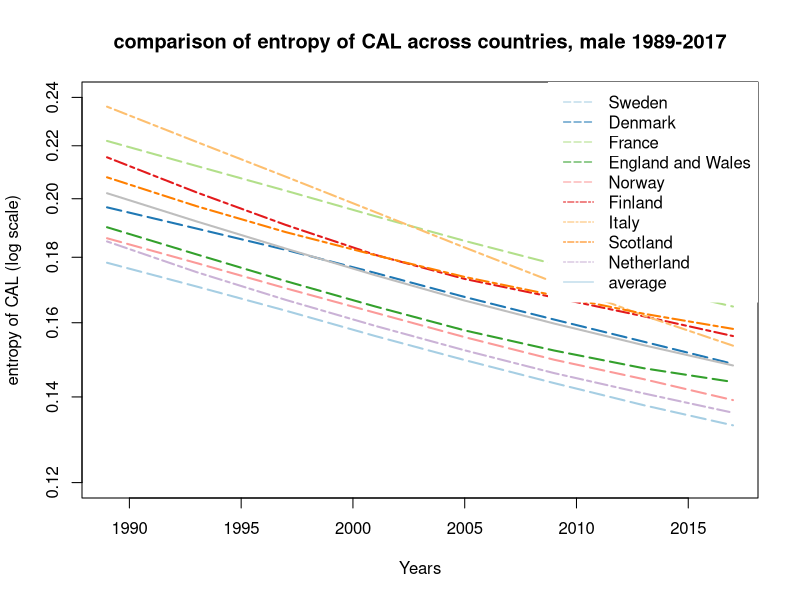
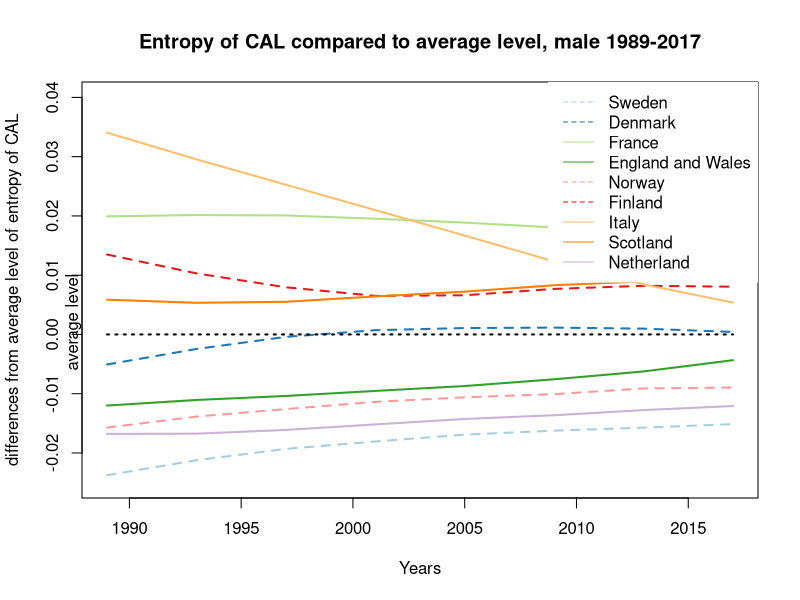

These charts were generated, in order, by the following R code:
#### Figure - entropy across time ####

#### beautiful figues1 ####

library(RColorBrewer)
# display.brewer.all()
cols<-brewer.pal(n=10,name = "Paired")

### CAL function ####

CALfunc <-function(Mx1,Y){
  CALlx1<-c()
  YM<-Y-Y1
  for (x in 1:111){
    if (x <(YM+1)){
      px1<-c()
      for (z in 1:x){
        px1<-c(px1,Mx1[z,YM-x+z])
      }
      lx1<-prod(px1)
    }
    CALlx1<-c(CALlx1,lx1)
  }
  CAL<-sum(c(1,CALlx1))+.5
  return(CAL)
}


### CAL dagger function ####

CALdagfunc <-function(Mx1,Y){
  CALdaglx1<-c()
  YM<-Y-Y1
  for (x in 1:111){
    if (x <(YM+1)){
      px1<-c()
      for (z in 1:x){
        px1<-c(px1,Mx1[z,YM-x+z])
      }
      lx1<-prod(px1)
      lx<-lx1*log(lx1)
    }
    CALdaglx1<-c(CALdaglx1,lx)
  }
  CALdagger<-sum(CALdaglx1)
  return(CALdagger)
}


### Data fitting ####

A1 <- read.table("Data/SWE.mltper_1x1.txt",header=TRUE,fill=TRUE,skip=1)
A2 <- read.table("Data/DNK.mltper_1x1.txt",header=TRUE,fill=TRUE,skip=1)
A3 <- read.table("Data/FRATNP.mltper_1x1.txt",header=TRUE,fill=TRUE,skip=1)
A4 <- read.table("Data/GBRTENW.mltper_1x1.txt",header=TRUE,fill=TRUE,skip=1)
A5 <- read.table("Data/NOR.mltper_1x1.txt",header=TRUE,fill=TRUE,skip=1)
A6 <- read.table("Data/FIN.mltper_1x1.txt",header=TRUE,fill=TRUE,skip=1)
A7 <- read.table("Data/ITA.mltper_1x1.txt",header=TRUE,fill=TRUE,skip=1)
A8 <- read.table("Data/GBRSCO.mltper_1x1.txt",header=TRUE,fill=TRUE,skip=1)
A9 <- read.table("Data/NLD.mltper_1x1.txt",header=TRUE,fill=TRUE,skip=1)

Y1 <- 1877
Y2 <- 2017

A1<-A1[(A1$Year>Y1)&(A1$Year<(Y2+1)),]
A2<-A2[(A2$Year>Y1)&(A2$Year<(Y2+1)),]
A3<-A3[(A3$Year>Y1)&(A3$Year<(Y2+1)),]
A4<-A4[(A4$Year>Y1)&(A4$Year<(Y2+1)),]
A5<-A5[(A5$Year>Y1)&(A5$Year<(Y2+1)),]
A6<-A6[(A6$Year>Y1)&(A6$Year<(Y2+1)),]
A7<-A7[(A7$Year>Y1)&(A7$Year<(Y2+1)),]
A8<-A8[(A8$Year>Y1)&(A8$Year<(Y2+1)),]
A9<-A9[(A9$Year>Y1)&(A9$Year<(Y2+1)),]

qx1<-matrix(1-A1$qx,111)
qx2<-matrix(1-A2$qx,111)
qx3<-matrix(1-A3$qx,111)
qx4<-matrix(1-A4$qx,111)
qx5<-matrix(1-A5$qx,111)
qx6<-matrix(1-A6$qx,111)
qx7<-matrix(1-A7$qx,111)
qx8<-matrix(1-A8$qx,111)
qx9<-matrix(1-A9$qx,111)

## CAL ####

CAL1 <- c()
for (i in seq(1989,2017,4)){
  CAL1 <- c(CAL1, CALfunc(qx1,i))
}

CAL2 <- c()
for (i in seq(1989,2017,4)){
  CAL2 <- c(CAL2, CALfunc(qx2,i))
}

CAL3 <- c()
for (i in seq(1989,2017,4)){
  CAL3 <- c(CAL3, CALfunc(qx3,i))
}

CAL4 <- c()
for (i in seq(1989,2017,4)){
  CAL4 <- c(CAL4, CALfunc(qx4,i))
}

CAL5 <- c()
for (i in seq(1989,2017,4)){
  CAL5 <- c(CAL5, CALfunc(qx5,i))
}

CAL6 <- c()
for (i in seq(1989,2017,4)){
  CAL6 <- c(CAL6, CALfunc(qx6,i))
}

CAL7 <- c()
for (i in seq(1989,2017,4)){
  CAL7 <- c(CAL7, CALfunc(qx7,i))
}

CAL8 <- c()
for (i in seq(1989,2017,4)){
  CAL8 <- c(CAL8, CALfunc(qx8,i))
}

CAL9 <- c()
for (i in seq(1989,2017,4)){
  CAL9 <- c(CAL9, CALfunc(qx9,i))
}
## CAL dagger ####

qx1 <- ifelse(qx1==0,1,qx1)
qx2 <- ifelse(qx2==0,1,qx2)
qx3 <- ifelse(qx3==0,1,qx3)
qx4 <- ifelse(qx4==0,1,qx4)
qx5 <- ifelse(qx5==0,1,qx5)
qx6 <- ifelse(qx6==0,1,qx6)
qx7 <- ifelse(qx7==0,1,qx7)
qx8 <- ifelse(qx8==0,1,qx8)
qx9 <- ifelse(qx9==0,1,qx9)

CALdagger1 <- c()
for (i in seq(1989,2017,4)){
  CALdagger1 <- c(CALdagger1, CALdagfunc(qx1,i))
}

CALdagger2 <- c()
for (i in seq(1989,2017,4)){
  CALdagger2 <- c(CALdagger2, CALdagfunc(qx2,i))
}

CALdagger3 <- c()
for (i in seq(1989,2017,4)){
  CALdagger3 <- c(CALdagger3, CALdagfunc(qx3,i))
}

CALdagger4 <- c()
for (i in seq(1989,2017,4)){
  CALdagger4 <- c(CALdagger4, CALdagfunc(qx4,i))
}

CALdagger5 <- c()
for (i in seq(1989,2017,4)){
  CALdagger5 <- c(CALdagger5, CALdagfunc(qx5,i))
}

CALdagger6 <- c()
for (i in seq(1989,2017,4)){
  CALdagger6 <- c(CALdagger6, CALdagfunc(qx6,i))
}

CALdagger7 <- c()
for (i in seq(1989,2017,4)){
  CALdagger7 <- c(CALdagger7, CALdagfunc(qx7,i))
}

CALdagger8 <- c()
for (i in seq(1989,2017,4)){
  CALdagger8 <- c(CALdagger8, CALdagfunc(qx8,i))
}

CALdagger9 <- c()
for (i in seq(1989,2017,4)){
  CALdagger9 <- c(CALdagger9, CALdagfunc(qx9,i))
}

CALdagger1 <- CALdagger1*-1
CALdagger2 <- CALdagger2*-1
CALdagger3 <- CALdagger3*-1
CALdagger4 <- CALdagger4*-1
CALdagger5 <- CALdagger5*-1
CALdagger6 <- CALdagger6*-1
CALdagger7 <- CALdagger7*-1
CALdagger8 <- CALdagger8*-1
CALdagger9 <- CALdagger9*-1

## entropy ####

entropyCAL1 <- CALdagger1/CAL1
entropyCAL2 <- CALdagger2/CAL2
entropyCAL3 <- CALdagger3/CAL3
entropyCAL4 <- CALdagger4/CAL4
entropyCAL5 <- CALdagger5/CAL5
entropyCAL6 <- CALdagger6/CAL6
entropyCAL7 <- CALdagger7/CAL7
entropyCAL8 <- CALdagger8/CAL8
entropyCAL9 <- CALdagger9/CAL9

CALavg <- rbind(entropyCAL1,entropyCAL2,entropyCAL3,
                entropyCAL4,entropyCAL5,entropyCAL6,
                entropyCAL7,entropyCAL8,entropyCAL9)
CALavg <- colMeans(CALavg)


#### Figure ####

Years <- seq(1989,2017,4)
png(file = "Output/Countries Comparison log scale, male 1989-2017.png",
    units = "in", width = 12, height = 8, res = 200)
plot(c(1989,2017),rev(c(0.12,0.24)),col = 0,
     xlab = "Years",ylab = "entropy of CAL (log scale)", 
     log = "y")
lines(Years,entropyCAL1,col = cols[1],lty=5,lwd = 2)
lines(Years,entropyCAL2,col = cols[2],pch=2,lty=5,lwd = 2)
lines(Years,entropyCAL3,col = cols[3],lty=5,lwd = 2)
lines(Years,entropyCAL4,col = cols[4],pch=3,lty=5,lwd = 2)
lines(Years,entropyCAL5,col = cols[5],pch=2,lty=5,lwd = 2)
lines(Years,entropyCAL6,col = cols[6],lty=6,lwd = 2)
lines(Years,entropyCAL7,col = cols[7],pch=3,lty=6,lwd = 2)
lines(Years,entropyCAL8,col = cols[8],lty=6,lwd = 2)
lines(Years,entropyCAL9,col = cols[9],lty=6,lwd = 2)
lines(Years,CALavg,col = "grey",pch = 16,lty = 1,lwd = 2)
title("comparison of entropy of CAL across countries, male 1989-2017")
legend("topright",c("Sweden","Denmark","France","England and Wales",
                    "Norway","Finland","Italy","Scotland","Netherland","average"),
       col = c(cols[1:9]),lty = c(5,5,5,5,5,6,6,6,6,1),
       box.col = 0)
dev.off()

### CALavg as the benchmark ####

diff1 <- entropyCAL1 - CALavg
diff2 <- entropyCAL2 - CALavg
diff3 <- entropyCAL3 - CALavg
diff4 <- entropyCAL4 - CALavg
diff5 <- entropyCAL5 - CALavg
diff6 <- entropyCAL6 - CALavg
diff7 <- entropyCAL7 - CALavg
diff8 <- entropyCAL8 - CALavg
diff9 <- entropyCAL9 - CALavg


### Plots ####

Years <- seq(1989,2017,4)
png(file = "Output/Countries Comparison average benchmark, male 1989-2017.png",
    units = "in", width = 12, height = 8, res = 300)
plot(c(1989,2017),c(-0.025,0.04),col = 0,
     xlab = "Years",
     ylab="differences from average level of entropy of CAL")
lines(Years,diff1,col = cols[1],lty=2,lwd = 2,
      cex = 1,pch = 20)
lines(Years,diff2,col = cols[2],lty=2,lwd = 2,
      cex = 1,pch = 20)
lines(Years,diff3,col = cols[3],lty=1,lwd = 2,
      cex = 1,pch = 20)
lines(Years,diff4,col = cols[4],lty=1,lwd = 2,
      cex = 1,pch = 20)
lines(Years,diff5,col = cols[5],lty=2,lwd = 2,
      cex = 1,pch = 20)
lines(Years,diff6,col = cols[6],lty=2,lwd = 2,
      cex = 1,pch = 20)
lines(Years,diff7,col = cols[7],lty=1,lwd = 2,
      cex = 1,pch = 20)
lines(Years,diff8,col = cols[8],lty=1,lwd = 2,
      cex = 1,pch = 20)
lines(Years,diff9,col = cols[9],lty=1,lwd = 2,
      cex = 1,pch = 20)
lines(Years,rep(0,times=8),col = 1, lty = 3, lwd = 2,
      cex = 1,pch = 20)
legend("topright",c("Sweden","Denmark","France",
                    "England and Wales","Norway",
                    "Finland","Italy","Scotland","Netherland"),
       col = c(cols[1:9]),lty = c(2,2,1,1,2,2,1,1,1),box.col = 0)
title("Entropy of CAL compared to average level, male 1989-2017")
mtext("average level", side = 2,adj = 0.4)
dev.off()